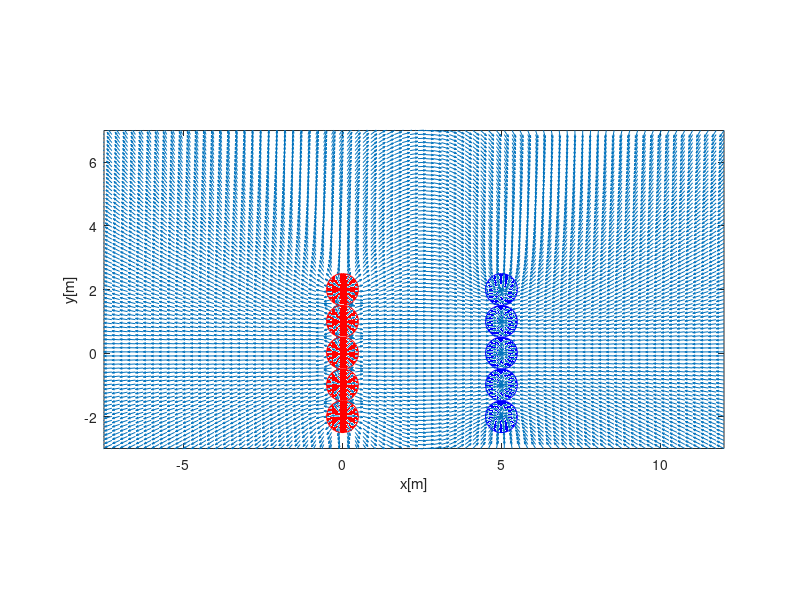

Write the MATLAB code that produced this figure. (Note: this script raises an error after producing the figure.)
%REALIZADO POR>
%Alberto Navarrete A01442954
%Jemuel Flores A01367182
%Grecia Pacheco A01366730
%Oscar Reyes A01369421



clc;
clear all;


dist1=input("Tamaño de la placa 1:");
dist2=input("Tamaño de la placa 2:");
cc=dist1;
dP=1;
dN=dist2/dist1;
mp=input("Magnitud de la carga de las placas");
n=mp/cc;



d=input("Distancia entre placas: ");


cargas=[];
xCargas=[];
for i=1:2*cc
    if i<=cc
        cargas=[cargas n];
        xCargas=[xCargas 0];
    else
        cargas=[cargas -n];
        xCargas=[xCargas d]; 
    end
end

if mod(cc,2)==0
    yop=(cc/2)*(-dP)+(.5*dP);
    yon=(cc/2)*(-dN)+(.5*dN);
else
    yop=((cc-1)/2)*(-dP);
    yon=((cc-1)/2)*(-dN);
end
yCargas=1:2*cc;
yCargas(1)=yop;
yCargas(cc+1)=yon;

for i=2:cc*2
    if i<=cc
        yCargas(i)=yCargas(i-1)+dP;
    elseif i>cc+1
        yCargas(i)=yCargas(i-1)+dN;
    end
end

Npuntos=80; %n�mero de puntos en la malla

Eps=8.854e-12; %Escribir el valor de epsilon
k=1/(4*pi*Eps);

dV=max(dN,dP);

%Dimensiones de la gr�fica
maxX=2*d+2;
maxY=(cc)*dV+2;
minX=-1.5*d;
minY=-(cc)*dV+2;

%Crear dos matrices vac�as para campo el�ctrico en x y y
CampoElectricoX=zeros(Npuntos);
CampoElectricoY=zeros(Npuntos);

%Creamos 2 vectores
X=linspace(minX,maxX,Npuntos);
Y=linspace(minY,maxY,Npuntos);

%Crear la malla de puntos
[XpuntosMalla,YpuntosMalla]=meshgrid(X,Y);


%Creamos un for que recorra las cargas para poder obtener el c�lculo de campo el�ctrico

for i=1:2*cc
	DistanciaX = XpuntosMalla - xCargas(i);
	DistanciaY = YpuntosMalla - yCargas(i);
	R = sqrt( DistanciaX .^2 + DistanciaY .^2);
	R3 = R.^3;
	CampoElectricoX = CampoElectricoX + k*cargas(i) .* DistanciaX ./ R3;
	CampoElectricoY = CampoElectricoY + k*cargas(i) .* DistanciaY ./ R3;
end

CampoE_Total = sqrt(CampoElectricoX .^2 + CampoElectricoY .^2);
%disp(CampoE_Total)


%Graficar
quiver(XpuntosMalla,YpuntosMalla,CampoElectricoX ./ CampoE_Total,CampoElectricoY ./ CampoE_Total)
hold on

for i=1:2*cc
   pos=[xCargas(i)-.5 yCargas(i)-.5 1 1];
   if i<=cc
        rectangle('Position',pos,'Curvature',[1 1],'FaceColor','r','EdgeColor','r')
   else 
        rectangle('Position',pos,'Curvature',[1 1],'FaceColor','b','EdgeColor','b')
   end
end

axis([minX maxX minY maxY])
xlabel('x[m]')
ylabel('y[m]')
axis equal
hold off
puntox=input("¿En que punto 'x' desea consultar los componentes?...");
puntoy=input("¿En que punto 'y' desea consultar los componentes?...");
puntoxF=ceil((puntox+abs(minX)+1)*Npuntos/(maxX-minX));
puntoyF=ceil((puntoy+abs(minY)+1)*Npuntos/(maxY-minY));

textox=string(abs(CampoElectricoX(puntoxF)));
textoy=string(abs(CampoElectricoY(puntoyF)));
textog="Los componentes (x,y) en el punto ("+puntox+","+puntoy+") son: ("+textox+" N/C,"+textoy+" N/C)";
disp(textog);

